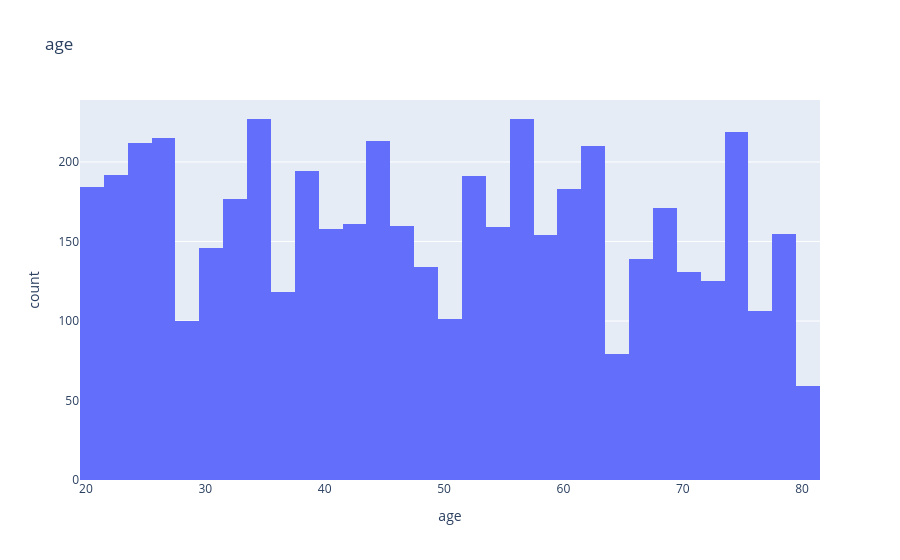
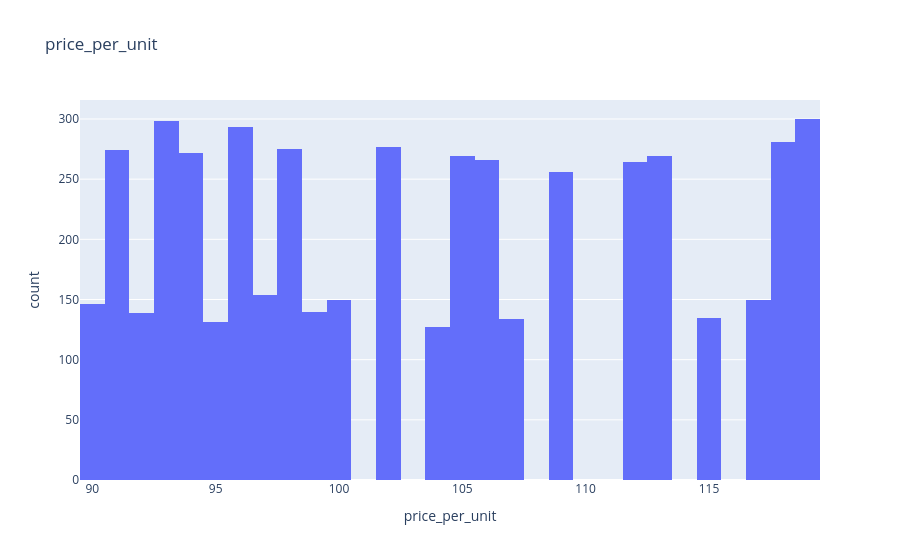
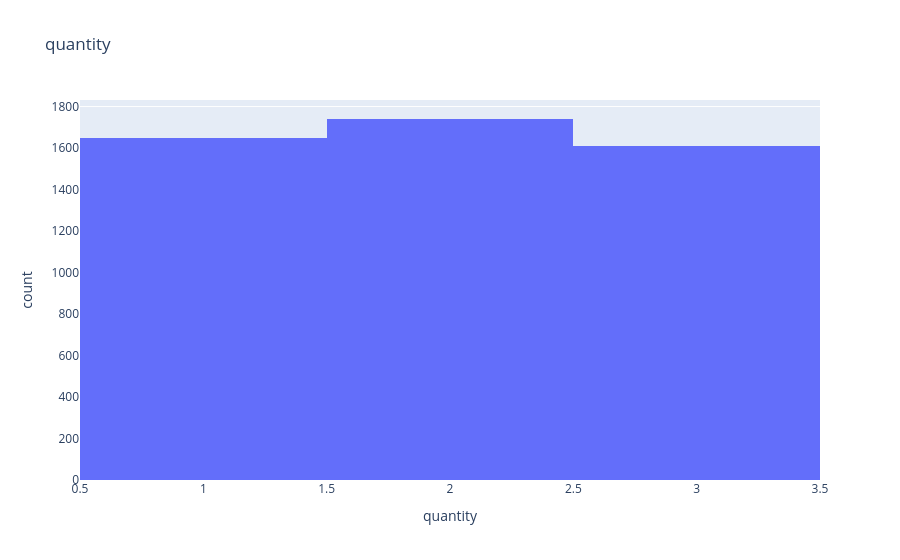
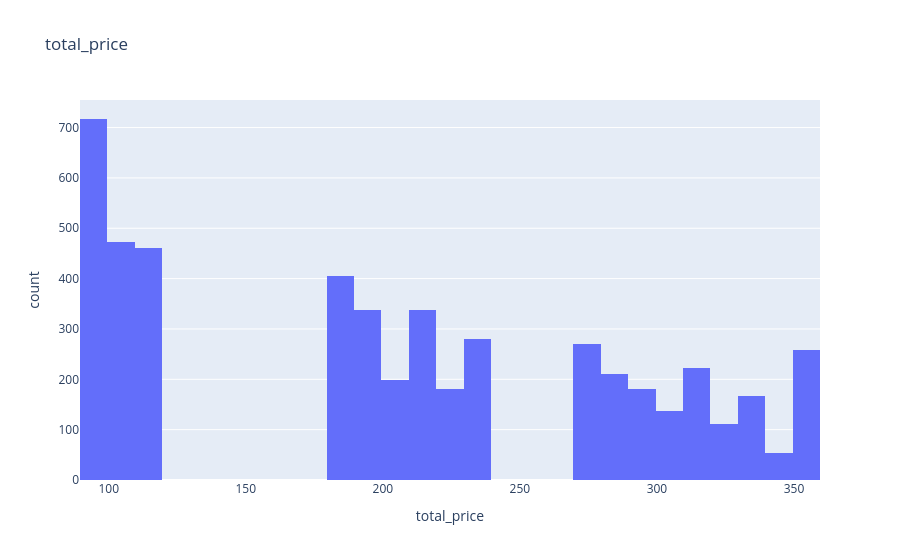

These figures' notebook cell, in order:
### Code cell
for col in num_cols:

    px.histogram(data_frame= df, x= col, title= col).show()

### Figure 1 — Plotly figure (JSON) as saved in the notebook; plotly's stock layout.template omitted (floating-point values rounded to 4 significant figures; data arrays with more than 128 entries replaced by an {"elided": "..."} marker saying what was removed)
{"data": [{"alignmentgroup": "True", "bingroup": "x", "hovertemplate": "age=%{x}<br>count=%{y}<extra></extra>", "legendgroup": "", "marker": {"color": "#636efa", "pattern": {"shape": ""}}, "name": "", "offsetgroup": "", "orientation": "v", "showlegend": false, "type": "histogram", "x": {"elided": "5000 int values"}, "xaxis": "x", "yaxis": "y"}], "layout": {"barmode": "relative", "legend": {"tracegroupgap": 0}, "title": {"text": "age"}, "xaxis": {"anchor": "y", "domain": [0, 1], "title": {"text": "age"}}, "yaxis": {"anchor": "x", "domain": [0, 1], "title": {"text": "count"}}}}

### Figure 2 — Plotly figure (JSON) as saved in the notebook; plotly's stock layout.template omitted (floating-point values rounded to 4 significant figures; data arrays with more than 128 entries replaced by an {"elided": "..."} marker saying what was removed)
{"data": [{"alignmentgroup": "True", "bingroup": "x", "hovertemplate": "price_per_unit=%{x}<br>count=%{y}<extra></extra>", "legendgroup": "", "marker": {"color": "#636efa", "pattern": {"shape": ""}}, "name": "", "offsetgroup": "", "orientation": "v", "showlegend": false, "type": "histogram", "x": {"elided": "5000 int values"}, "xaxis": "x", "yaxis": "y"}], "layout": {"barmode": "relative", "legend": {"tracegroupgap": 0}, "title": {"text": "price_per_unit"}, "xaxis": {"anchor": "y", "domain": [0, 1], "title": {"text": "price_per_unit"}}, "yaxis": {"anchor": "x", "domain": [0, 1], "title": {"text": "count"}}}}

### Figure 3 — Plotly figure (JSON) as saved in the notebook; plotly's stock layout.template omitted (floating-point values rounded to 4 significant figures; data arrays with more than 128 entries replaced by an {"elided": "..."} marker saying what was removed)
{"data": [{"alignmentgroup": "True", "bingroup": "x", "hovertemplate": "quantity=%{x}<br>count=%{y}<extra></extra>", "legendgroup": "", "marker": {"color": "#636efa", "pattern": {"shape": ""}}, "name": "", "offsetgroup": "", "orientation": "v", "showlegend": false, "type": "histogram", "x": {"elided": "5000 int values"}, "xaxis": "x", "yaxis": "y"}], "layout": {"barmode": "relative", "legend": {"tracegroupgap": 0}, "title": {"text": "quantity"}, "xaxis": {"anchor": "y", "domain": [0, 1], "title": {"text": "quantity"}}, "yaxis": {"anchor": "x", "domain": [0, 1], "title": {"text": "count"}}}}

### Figure 4 — Plotly figure (JSON) as saved in the notebook; plotly's stock layout.template omitted (floating-point values rounded to 4 significant figures; data arrays with more than 128 entries replaced by an {"elided": "..."} marker saying what was removed)
{"data": [{"alignmentgroup": "True", "bingroup": "x", "hovertemplate": "total_price=%{x}<br>count=%{y}<extra></extra>", "legendgroup": "", "marker": {"color": "#636efa", "pattern": {"shape": ""}}, "name": "", "offsetgroup": "", "orientation": "v", "showlegend": false, "type": "histogram", "x": {"elided": "5000 int values"}, "xaxis": "x", "yaxis": "y"}], "layout": {"barmode": "relative", "legend": {"tracegroupgap": 0}, "title": {"text": "total_price"}, "xaxis": {"anchor": "y", "domain": [0, 1], "title": {"text": "total_price"}}, "yaxis": {"anchor": "x", "domain": [0, 1], "title": {"text": "count"}}}}
